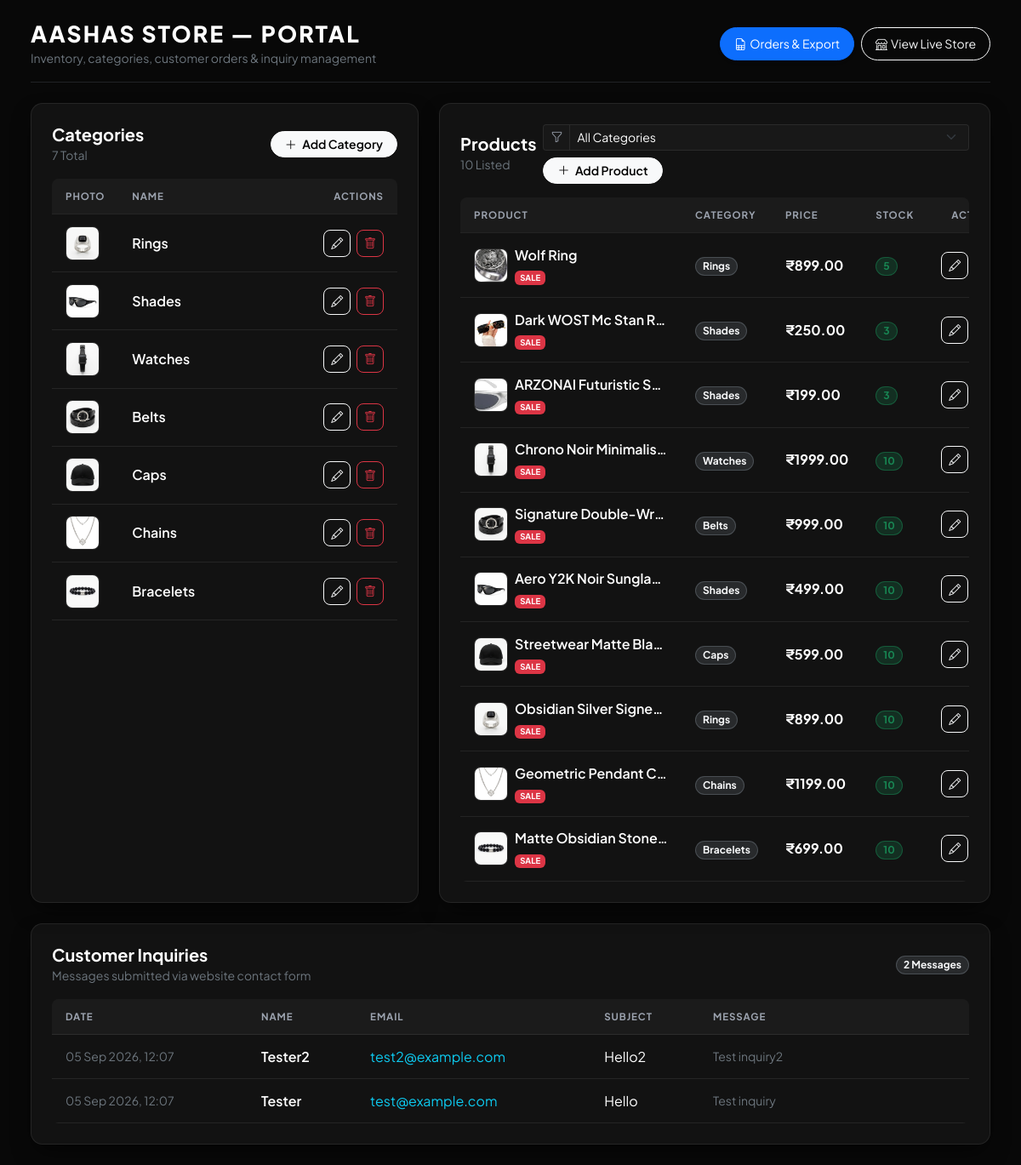
Screenshot of /adminpp/ (signed in) with the database file from the repository.
### store/models.py (models this page shows, shortened)
class Category(models.Model):
    name = models.CharField(max_length=100, unique=True)
    slug = models.SlugField(max_length=120, unique=True, blank=True)
    image = models.ImageField(upload_to='categories/', blank=True, null=True)
    image_url = models.URLField(max_length=1000, blank=True, null=True, help_text="Direct link to category image (optional)")
    description = models.TextField(blank=True, null=True)
    class Meta:
        verbose_name_plural = 'Categories'
    @property
    def display_image(self):
        if self.image_url:
            return self.image_url
        if self.image:
            try:
                return self.image.url
            except Exception:
                pass
        return ''

class Product(models.Model):
    category = models.ForeignKey(Category, related_name='products', on_delete=models.CASCADE)
    name = models.CharField(max_length=200)
    image = models.ImageField(upload_to='products/', blank=True, null=True)
    image_url = models.URLField(max_length=1000, blank=True, null=True, help_text="Direct link to product image (optional)")
    price = models.DecimalField(max_digits=10, decimal_places=2)
    discount_price = models.DecimalField(max_digits=10, decimal_places=2, blank=True, null=True)
    description = models.TextField(blank=True, null=True)
    stock = models.PositiveIntegerField(default=1)
    created_at = models.DateTimeField(auto_now_add=True)
    @property
    def current_price(self):
        return self.discount_price if self.discount_price else self.price
    @property
    def display_image(self):
        if self.image_url:
            return self.image_url
        if self.image:
            try:
                return self.image.url
            except Exception:
                pass
        return ''

class ContactMessage(models.Model):
    name = models.CharField(max_length=150)
    email = models.EmailField()
    subject = models.CharField(max_length=200)
    message = models.TextField()
    created_at = models.DateTimeField(auto_now_add=True)

### store/views.py (the view)
    def wrapper(request, *args, **kwargs):
        if not request.user.is_authenticated or not request.user.is_staff:
            return redirect('/login/?next=' + request.path)
        return view_func(request, *args, **kwargs)

### store/views.py (called while the page is built)
def cart_context_processor(request):
    cart = request.session.get('cart', {})
    total_qty = sum(cart.values()) if cart else 0
    return {
        'cart_item_count': total_qty,
        'all_categories': Category.objects.all(),
    }

def staff_required(view_func):
    def wrapper(request, *args, **kwargs):
        if not request.user.is_authenticated or not request.user.is_staff:
            return redirect('/login/?next=' + request.path)
        return view_func(request, *args, **kwargs)
    return wrapper

@staff_required
def adminpp_dashboard(request):
    return render(request, 'adminpp_dashboard.html', {
        'categories': Category.objects.all(),
        'products': Product.objects.all(),
        'inquiries': ContactMessage.objects.all().order_by('-created_at')
    })

### store/templates/adminpp_dashboard.html (shortened to what this page needs)
<!DOCTYPE html>
<html lang="en">
<head>
    <link href="https://cdn.jsdelivr.net/npm/bootstrap@5.3.0/dist/css/bootstrap.min.css" rel="stylesheet">
    <link rel="stylesheet" href="https://cdn.jsdelivr.net/npm/bootstrap-icons@1.11.1/font/bootstrap-icons.css">
</head>
<body class="p-2 p-sm-3 p-md-4 page-container">
<div class="container-fluid" style="max-width: 1400px;">
    <div class="d-flex flex-column flex-sm-row justify-content-between align-items-start align-items-sm-center gap-3 mb-4 pb-3 border-bottom border-secondary border-opacity-25">
        <div>
            <h1 class="portal-header m-0 text-uppercase">AASHAS STORE — PORTAL</h1>
            <span class="text-secondary small">Inventory, categories, customer orders & inquiry management</span>
        </div>
        <div class="d-flex flex-wrap gap-2">
            <a href="{% url 'adminpp_orders' %}" class="btn btn-primary btn-sm px-3 py-2 rounded-pill d-inline-flex align-items-center justify-content-center shadow-sm text-nowrap">
                <i class="bi bi-file-earmark-spreadsheet me-1"></i> Orders & Export
            </a>
            <a href="{% url 'home' %}" class="btn btn-outline-light btn-sm px-3 py-2 rounded-pill d-inline-flex align-items-center justify-content-center text-nowrap">
                <i class="bi bi-shop me-1"></i> View Live Store
            </a>
        </div>
    </div>
    <div class="row g-3 g-md-4">
        <div class="col-12 col-lg-5">
            <div class="card-dark p-3 p-md-4 h-100 d-flex flex-column">
                <div class="d-flex justify-content-between align-items-center gap-2 mb-3">
                    <div>
                        <h2 class="h5 m-0 fw-bold text-white">Categories</h2>
                        <small class="text-secondary">{{ categories|length }} Total</small>
                    </div>
                    <a href="{% url 'category_add' %}" class="btn btn-sm btn-light rounded-pill px-3 py-1 fw-semibold text-nowrap">
                        <i class="bi bi-plus-lg me-1"></i> Add Category
                    </a>
                </div>
                <div class="table-responsive flex-grow-1">
                    <table class="table table-dark-custom align-middle">
                        <thead>
                            <tr>
                                <th class="text-nowrap" style="width: 56px;">Photo</th>
                                <th>Name</th>
                                <th class="text-end text-nowrap" style="width: 90px;">Actions</th>
                            </tr>
                        </thead>
                        <tbody>
                            {% for cat in categories %}
                            <tr>
                                <td class="text-nowrap">
                                    {% if cat.display_image %}
                                        <img src="{{ cat.display_image }}" class="img-thumb" alt="{{ cat.name }}">
                                    {% else %}
                                        <div class="img-thumb d-inline-flex align-items-center justify-content-center text-secondary">
                                            <i class="bi bi-image"></i>
                                        </div>
                                    {% endif %}
                                </td>
                                <td class="fw-semibold text-white">{{ cat.name }}</td>
                                <td class="text-end text-nowrap">
                                    <a href="{% url 'category_edit' cat.pk %}" class="btn btn-outline-light btn-sm btn-action me-1" title="Edit Category">
                                        <i class="bi bi-pencil"></i>
                                    </a>
                                    <a href="{% url 'category_delete' cat.pk %}" onclick="return confirm('Delete category: {{ cat.name }}?')" class="btn btn-outline-danger btn-sm btn-action" title="Delete Category">
                                        <i class="bi bi-trash"></i>
                                    </a>
                                </td>
                            </tr>
                            {% endfor %}
                        </tbody>
                    </table>
                </div>
            </div>
        </div>
        <div class="col-12 col-lg-7">
            <div class="card-dark p-3 p-md-4 h-100 d-flex flex-column">
                <div class="d-flex flex-column flex-sm-row justify-content-between align-items-start align-items-sm-center gap-2 mb-3">
                    <div>
                        <h2 class="h5 m-0 fw-bold text-white">Products</h2>
                        <small class="text-secondary">{{ products|length }} Listed</small>
                    </div>
                    <div class="d-flex flex-wrap align-items-center gap-2 w-100 w-sm-auto">
                        <div class="input-group input-group-sm flex-grow-1 flex-sm-grow-0" style="min-width: 140px;">
                            <span class="input-group-text"><i class="bi bi-funnel"></i></span>
                            <select id="productCategoryFilter" class="form-select form-select-sm">
                                <option value="all">All Categories</option>
                            </select>
                        </div>
                        <a href="{% url 'product_add' %}" class="btn btn-sm btn-light rounded-pill px-3 py-1 fw-semibold text-nowrap">
                            <i class="bi bi-plus-lg me-1"></i> Add Product
                        </a>
                    </div>
                </div>
                <div class="table-responsive flex-grow-1">
                    <table class="table table-dark-custom align-middle">
                        <thead>
                            <tr>
                                <th>Product</th>
                                <th class="text-nowrap">Category</th>
                                <th class="text-nowrap">Price</th>
                                <th class="text-nowrap">Stock</th>
                                <th class="text-end text-nowrap" style="width: 90px;">Actions</th>
                            </tr>
                        </thead>
                        <tbody id="productTableBody">
                            {% for p in products %}
                            <tr class="product-row" data-category="{{ p.category.name }}">
                                <td>
                                    <div class="d-flex align-items-center gap-2" style="min-width: 140px;">
                                        {% if p.display_image %}
                                            <img src="{{ p.display_image }}" class="img-thumb flex-shrink-0" alt="{{ p.name }}">
                                        {% else %}
                                            <div class="img-thumb flex-shrink-0 d-inline-flex align-items-center justify-content-center text-secondary">
                                                <i class="bi bi-image"></i>
                                            </div>
                                        {% endif %}
                                        <div class="min-w-0">
                                            <div class="fw-semibold text-white text-truncate" style="max-width: 180px;" title="{{ p.name }}">{{ p.name }}</div>
                                            {% if p.discount_price %}
                                                <small class="badge bg-danger" style="font-size: 0.6rem;">SALE</small>
                                            {% endif %}
                                        </div>
                                    </div>
                                </td>
                                <td class="text-nowrap">
                                    <span class="badge bg-secondary bg-opacity-25 text-light border border-secondary border-opacity-50 rounded-pill px-2 py-1 small">
                                        {{ p.category.name }}
                                    </span>
                                </td>
                                <td class="text-nowrap fw-bold text-white">₹{{ p.current_price }}</td>
                                <td class="text-nowrap">
                                    <span class="badge {% if p.stock > 0 %}bg-success bg-opacity-25 text-success border border-success border-opacity-50{% else %}bg-danger bg-opacity-25 text-danger border border-danger border-opacity-50{% endif %} rounded-pill px-2 py-1">
                                        {{ p.stock }}
                                    </span>
                                </td>
                                <td class="text-end text-nowrap">
                                    <a href="{% url 'product_edit' p.pk %}" class="btn btn-outline-light btn-sm btn-action me-1" title="Edit Product">
                                        <i class="bi bi-pencil"></i>
                                    </a>
                                </td>
                            </tr>
                            {% endfor %}
                        </tbody>
                    </table>
                </div>
            </div>
        </div>
    </div>
    <div class="card-dark p-3 p-md-4 mt-4">
        <div class="d-flex flex-wrap justify-content-between align-items-center gap-2 mb-3">
            <div>
                <h2 class="h5 m-0 fw-bold text-white">Customer Inquiries</h2>
                <small class="text-secondary">Messages submitted via website contact form</small>
            </div>
            <span class="badge bg-secondary bg-opacity-25 text-light border border-secondary border-opacity-50 rounded-pill px-2 py-1">{{ inquiries|length }} Messages</span>
        </div>
        <div class="table-responsive">
            <table class="table table-dark-custom align-middle">
                <thead>
                    <tr>
                        <th class="text-nowrap">Date</th>
                        <th class="text-nowrap">Name</th>
                        <th class="text-nowrap">Email</th>
                        <th class="text-nowrap">Subject</th>
                        <th>Message</th>
                    </tr>
                </thead>
                <tbody>
                    {% for m in inquiries %}
                    <tr>
                        <td class="text-secondary small text-nowrap">{{ m.created_at|date:"d M Y, H:i" }}</td>
                        <td class="fw-semibold text-white text-nowrap">{{ m.name }}</td>
                        <td class="text-nowrap"><a href="mailto:{{ m.email }}" class="text-info text-decoration-none">{{ m.email }}</a></td>
                        <td class="text-white text-nowrap">{{ m.subject }}</td>
                        <td class="small text-secondary" style="min-width: 220px; max-width: 420px; word-break: break-word;">{{ m.message }}</td>
                    </tr>
                    {% endfor %}
                </tbody>
            </table>
        </div>
    </div>
</div>
</body>
</html>

### store/templates/adminpp_dashboard.html (style rules this page uses)
:root { --bg-dark: #080808; --bg-surface: #121212; --bg-surface-elevated: #181818; --border-subtle: rgba(255, 255, 255, 0.08); --border-highlight: rgba(255, 255, 255, 0.2); }
body { background-color: var(--bg-dark); color: #ffffff; font-family: 'Plus Jakarta Sans', -apple-system, BlinkMacSystemFont, "Segoe UI", Roboto, sans-serif; -webkit-font-smoothing: antialiased; overflow-x: hidden; }
.portal-header { font-size: clamp(1.2rem, 3.5vw, 1.65rem); font-weight: 800; letter-spacing: 0.08em; color: #ffffff; }
.card-dark { background: var(--bg-surface); border: 1px solid var(--border-subtle); border-radius: 14px; box-shadow: 0 12px 28px -8px rgba(0, 0, 0, 0.7); }
.table-responsive { -webkit-overflow-scrolling: touch; overflow-x: auto; border-radius: 8px; }
.table-dark-custom { --bs-table-bg: transparent; --bs-table-color: #f3f4f6; margin-bottom: 0; white-space: normal; }
.table-dark-custom thead { background: rgba(255, 255, 255, 0.04); border-bottom: 1px solid var(--border-subtle); }
.table-dark-custom thead th { color: #9ca3af; font-size: 0.72rem; font-weight: 700; letter-spacing: 0.08em; text-transform: uppercase; padding: 0.75rem 1rem; border-bottom: none; white-space: nowrap; }
.table-dark-custom tbody tr { border-bottom: 1px solid var(--border-subtle); transition: background 0.15s ease; }
.table-dark-custom tbody td { padding: 0.85rem 1rem; vertical-align: middle; }
.form-control, .form-select { background-color: var(--bg-surface-elevated) !important; border-color: var(--border-subtle) !important; color: #ffffff !important; border-radius: 8px; }
.input-group-text { background-color: var(--bg-surface-elevated); border-color: var(--border-subtle); color: #9ca3af; }
.img-thumb { width: 40px; height: 40px; object-fit: cover; border-radius: 8px; border: 1px solid var(--border-subtle); background: #181818; }
.btn-action { width: 32px; height: 32px; padding: 0; display: inline-flex; align-items: center; justify-content: center; border-radius: 8px; transition: all 0.2s ease; }

### rows the page displays
Category: display_image (picture), name "Rings"
Category: display_image (picture), name "Shades"
Category: display_image (picture), name "Watches"
Category: display_image (picture), name "Belts"
Category: display_image (picture), name "Caps"
Category: display_image (picture), name "Chains"
Category: display_image (picture), name "Bracelets"
Product: display_image (picture), name "Wolf Ring", shows "SALE", category.name "Rings", current_price "899.00", stock "5"
Product: display_image (picture), name "Dark WOST Mc Stan R…", shows "SALE", category.name "Shades", current_price "250.00", stock "3"
Product: display_image (picture), name "ARZONAI Futuristic S…", shows "SALE", category.name "Shades", current_price "199.00", stock "3"
Product: display_image (picture), name "Chrono Noir Minimalis…", shows "SALE", category.name "Watches", current_price "1999.00", stock "10"
Product: display_image (picture), name "Signature Double-Wr…", shows "SALE", category.name "Belts", current_price "999.00", stock "10"
Product: display_image (picture), name "Aero Y2K Noir Sungla…", shows "SALE", category.name "Shades", current_price "499.00", stock "10"
Product: display_image (picture), name "Streetwear Matte Bla…", shows "SALE", category.name "Caps", current_price "599.00", stock "10"
Product: display_image (picture), name "Obsidian Silver Signe…", shows "SALE", category.name "Rings", current_price "899.00", stock "10"
Product: display_image (picture), name "Geometric Pendant C…", shows "SALE", category.name "Chains", current_price "1199.00", stock "10"
Product: display_image (picture), name "Matte Obsidian Stone…", shows "SALE", category.name "Bracelets", current_price "699.00", stock "10"
ContactMessage: created_at "05 Sep 2026, 12:07", name "Tester2", email "test2@example.com", subject "Hello2", message "Test inquiry2"
ContactMessage: created_at "05 Sep 2026, 12:07", name "Tester", email "test@example.com", subject "Hello", message "Test inquiry"

### other values shown
{{ categories|length }} "7"
{{ products|length }} "10"
{{ inquiries|length }} "2"
